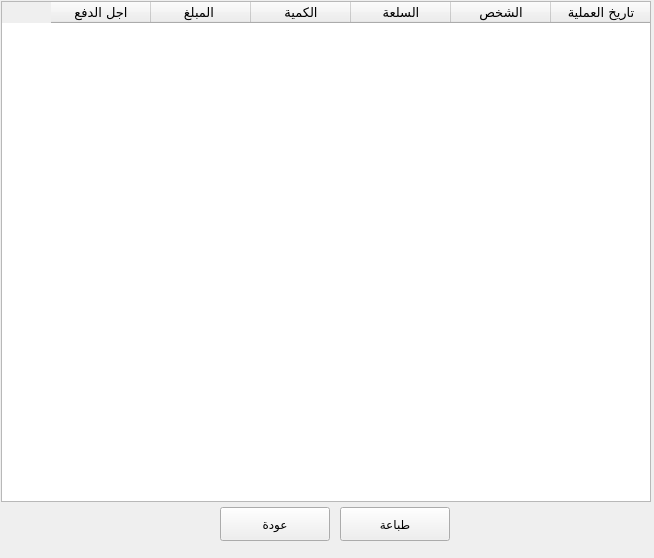
<?xml version="1.0" encoding="UTF-8"?>
<ui version="4.0">
 <class>Form</class>
 <widget class="QWidget" name="Form">
  <property name="geometry">
   <rect>
    <x>0</x>
    <y>0</y>
    <width>654</width>
    <height>558</height>
   </rect>
  </property>
  <property name="minimumSize">
   <size>
    <width>654</width>
    <height>558</height>
   </size>
  </property>
  <property name="maximumSize">
   <size>
    <width>654</width>
    <height>558</height>
   </size>
  </property>
  <property name="windowTitle">
   <string>Form</string>
  </property>
  <property name="styleSheet">
   <string notr="true">/*
ABOUT
===========================================================
version 1.7a
QT theme (stylesheet) specially developed for FreeCAD (http://www.freecadweb.org/).
It might work with other software that uses QT styling.


LICENSE
===========================================================
Copyright (c) 2015 Pablo Gil Fernández
The stylesheet barely uses code from Colin Duquesnoy &quot;generic QT stylesheet&quot;

This work is licensed under the Creative Commons Attribution-ShareAlike 4.0 International License.
To view a copy of this license, visit http://creativecommons.org/licenses/by-sa/4.0/.

 

CUSTOMIZATION
===========================================================
If you would like to change the overall look/style of the theme, just find and replace following colors in the whole file:
    background darker = #828282
    background dark and slighly darker = #a2a2a2
    background dark = #b6b6b6
    background normal and slighly darker = #e0e0e0
    background normal = #e6e6e6
    background light = #f5f5f5
    background lighter = #ffffff

    lists background = #d3d1cd
    lists background (alternate) = #cfcdc9
    lists backgrounds selection = #cbc9c4

    foreground = black

    selection darker = #9d7106
    selection dark = #e0a108
    selection normal = #f8bf36
    selection inbetween normal and light = #f9ca58 (used to build SpinBoxes)
    selection light = #fad57a
    selection lighter = #fce6b1
 
*/

/* RESET EVERYTHING */
QAbstractScrollArea,QCheckBox,QColumnView,QComboBox,QDateEdit,QDateTimeEdit,QDialog,QDialogButtonBox,QDockWidget,QDoubleSpinBox,QFrame,QGroupBox,QHeaderView,QLabel,QLineEdit,QListView,QListWidget,QMainWindow,QMenu,QMenuBar,QMessageBox,QProgressBar,QPushButton,QRadioButton,QScrollBar,QSizeGrip,QSlider,QSpinBox,QSplitter,QStatusBar,QTabBar,QTabWidget,QTableView,QTableWidget,QTextEdit,QTimeEdit,QToolBar,QToolButton,QToolBox,QToolTip,QTreeView,QTreeWidget,QWidget {
    padding: 0px;
    margin: 0px;
    border: 0px;
    border-style: none;
    background-color: #e6e6e6; /* set with default background color */
}

QMdiArea[showImage=&quot;true&quot;] {
    background-image: url(icons/background_freecad.png);
    background-position: center;
    background-repeat: no-repeat;
}

QProgressBar,
QProgressBar:horizontal {
    background: #d3d1cd;
    border: 1px solid #b6b6b6;
    text-align: center;
    padding: 1px;
    border-radius: 4px;
}
QProgressBar::chunk,
QProgressBar::chunk:horizontal {
    background-color: qlineargradient(spread:pad, x1:1, y1:0.545, x2:1, y2:0, stop:0 #e0a108, stop:1 #f8bf36);
    border-radius: 3px;
}

QToolTip {
    background-color: #828282;
    color: black;
    padding: 4px;
    border-radius: 4px;
}

QWidget {
    color: #828282;
    background-color: #e6e6e6;
    background-clip: border;
    border-image: none;
    outline: 0;
}

QWidget:focus {
    border: 1px solid #828282;
}

QWidget:disabled {
    color: #f5f5f5;
    background-color: #828282; /* same as QMenu background-color */
}

QMenuBar {
    color: #ffffff;
    background-color: #e0e0e0;
}

QMenuBar::item {
    background-color: #e0e0e0;
}

QMenuBar::item:selected {
    color: #9d7106;
    border: 1px solid #f8bf36;
    background-color: #f8bf36;
}

QMenuBar::item:pressed {
    color: #9d7106;
    border: 1px solid #fad57a;
    background-color: #fad57a;
    margin-bottom:-1px;
    padding-bottom:1px;
}

QMenu {
    color: #ffffff;
    background-color: #828282;
    margin: 2px;
    border: 1px solid transparent;
}

QMenu::icon {
    margin: 5px;
    border-style: none;
}

QMenu::right-arrow {
    image:url(icons/right_arrow_light.png);
}

QMenu::item {
    color: #ffffff;
    background-color: #828282;
    padding: 2px 30px 2px 30px;
    border: 1px solid #828282; /* reserve space for selection border */
}

QMenu::item:selected {
    color: #9d7106;
    background-color: #fad57a;
}

QMenu::separator {
    height: 1px;
    background-color: #b6b6b6;
    margin-top: 2px;
    margin-bottom: 2px;
    margin-left: 6px;
    margin-right: 6px;
}

QMenu::indicator:non-exclusive {
    color: #ffffff;
    background-color: #f5f5f5;
    border: 1px solid #828282;
    width: 11px;
    height: 11px;
    border-radius:2px;
}

QMenu::indicator:non-exclusive:checked {
    background-color: #e0a108;
    border: 1px solid #9d7106;
    image:url(icons/checkbox_light.png);
}

QGroupBox {
    color: #828282;
    font-weight: bold;
    border:1px solid blue;
    border-radius: 4px;
    margin-top: 20px;
    border-color: rgba(0, 0, 0, 20); /* lighter than &quot;QGroupBox&quot; border-color */
    background-color: rgba(255, 255, 255, 15);
}

QGroupBox::title {
    subcontrol-origin: margin;
    subcontrol-position: top left;
    padding-left: 10px;
    padding-right: 10px;
    padding-top: 10px;
    background-color: transparent;
}

QAbstractScrollArea {
    border-radius: 2px;
    border: 1px solid #3A3939;
    background-color: transparent;
}

QAbstractScrollArea::corner {
    border: none;
    background-color: #e6e6e6;
}

QScrollBar:horizontal {
    height: 15px;
    margin: 3px 15px 3px 15px;
    border: 1px transparent #828282;
    border-radius: 4px;
    background-color: #828282;
}

QScrollBar::handle:horizontal {
    background-color: #b6b6b6;
    min-width: 5px;
    border-radius: 4px;
}

QScrollBar::add-line:horizontal {
    margin: 1px 3px 0px 3px; /* 1px to correctly fit the 10px width image */
    border-image: url(icons/right_arrow_light.png);
    width: 6px;
    height: 10px;
    subcontrol-position: right;
    subcontrol-origin: margin;
}

QScrollBar::sub-line:horizontal {
    margin: 1px 3px 0px 3px; /* 1px to correctly fit the 10px width image */
    border-image: url(icons/left_arrow_light.png);
    height: 10px;
    width: 6px;
    subcontrol-position: left;
    subcontrol-origin: margin;
}

QScrollBar::add-line:horizontal:hover,
QScrollBar::add-line:horizontal:on {
    border-image: url(icons/right_arrow_lighter.png);
}


QScrollBar::sub-line:horizontal:hover,
QScrollBar::sub-line:horizontal:on {
    border-image: url(icons/left_arrow_lighter.png);
}

QScrollBar::up-arrow:horizontal,
QScrollBar::down-arrow:horizontal {
    background: none;
}


QScrollBar::add-page:horizontal,
QScrollBar::sub-page:horizontal {
    background: none;
}

QScrollBar:vertical {
    background-color: #828282;
    width: 15px;
    margin: 15px 3px 15px 3px;
    border: 1px transparent #828282;
    border-radius: 4px;
}

QScrollBar::handle:vertical {
    background-color: #b6b6b6;
    min-height: 5px;
    border-radius: 4px;
}

QScrollBar::sub-line:vertical {
    margin: 3px 0px 3px 1px; /* 1px to correctly fit the 10px width image */
    border-image: url(icons/up_arrow_light.png);
    height: 6px;
    width: 10px;
    subcontrol-position: top;
    subcontrol-origin: margin;
}

QScrollBar::add-line:vertical {
    margin: 3px 0px 3px 1px; /* 1px to correctly fit the 10px width image */
    border-image: url(icons/down_arrow_light.png);
    height: 6px;
    width: 10px;
    subcontrol-position: bottom;
    subcontrol-origin: margin;
}

QScrollBar::sub-line:vertical:hover,
QScrollBar::sub-line:vertical:on {
    border-image: url(icons/up_arrow_lighter.png);
}

QScrollBar::add-line:vertical:hover,
QScrollBar::add-line:vertical:on {
    border-image: url(icons/down_arrow_lighter.png);
}

QScrollBar::up-arrow:vertical,
QScrollBar::down-arrow:vertical {
    background: none;
}


QScrollBar::add-page:vertical,
QScrollBar::sub-page:vertical {
    background: none;
}

QTextEdit {
    color: #828282;
    background-color: #d3d1cd;
    border: 1px solid #b6b6b6;
    padding: 0px;
    margin: 0px;
}

QPlainTextEdit {
    color: #828282;
    background-color: #d3d1cd;
    border-radius: 2px;
    border: 1px solid #b6b6b6;
    padding: 0px;
    margin: 0px;
}

QSizeGrip {
    image: url(icons/sizegrip_light.png);
    width: 16px;
    height: 16px;
    background-color: transparent;
}

QRadioButton::indicator:unchecked{
    color: #828282;
    background-color: #f5f5f5;
    border: 1px solid #828282;
}

QRadioButton::indicator:checked {
    background-color: #e0a108;
    border: 1px solid #9d7106;
    image:url(icons/radiobutton_light.png);
}

QCheckBox,
QRadioButton,
QCheckBox:disabled,
QRadioButton:disabled {
    color: #828282;
    padding: 3px;
    outline: none;
    background-color: transparent;
}

QCheckBox::indicator,
QGroupBox::indicator {
    color: #ffffff;
    background-color: #f5f5f5;
    border: 1px solid #828282;
}

QCheckBox::indicator {
    width: 11px;
    height: 11px;
    border-radius:2px;
}

QRadioButton::indicator {
    width: 11px;
    height: 11px;
    border-radius: 6px;
}

QRadioButton::indicator:pressed,
QCheckBox::indicator:pressed,
QCheckBox::indicator:non-exclusive:checked:pressed,
QCheckBox::indicator:indeterminate:pressed,
QCheckBox::indicator:checked:pressed {
    border-color: #fce6b1;
}

QCheckBox::indicator:checked,
QGroupBox::indicator:checked {
    background-color: #e0a108;
    border: 1px solid #9d7106;
    image:url(icons/checkbox_light.png);
}

QCheckBox::indicator:disabled,
QRadioButton::indicator:disabled {
    border: 1px solid #b6b6b6;
}

QCheckBox:disabled,
QRadioButton::indicator:disabled {
    color: #b6b6b6;
    background-color: transparent;
}

QCheckBox::indicator:disabled,
QGroupBox::indicator:disabled,
QMenu::indicator:non-exclusive:disabled {
    background-color: #e6e6e6;
}

QCheckBox::indicator:indeterminate {
    background-color: #e0a108;
    border: 1px solid #9d7106;
    image: url(icons/checkbox_indeterminate_light.png);
}

QCheckBox:focus,
QRadioButton:focus {
    border: none;
}

QFrame,
QFrame:pressed,
QFrame:focus,
QFrame:on {
    border: 1px solid #e6e6e6;
    border-radius: 3px;
    padding: 0px;
}

/* border and background of QComboBox drop-down */
QComboBox QFrame,
QComboBox QFrame:pressed,
QComboBox QFrame:focus,
QComboBox QFrame:on {
    border: 1px solid #828282;
    background-color: #828282;
    padding: 0px;
    margin: 0px;
}

QFrame[frameShape=&quot;0&quot;] {
    border-radius: 3px;
}

QFrame[height=&quot;3&quot;],
QFrame[width=&quot;3&quot;] {
    border-color: transparent;
    background-color: transparent;
}

QFrame[height=&quot;3&quot;] {
    border-top-color: #b6b6b6;
}

QFrame[width=&quot;3&quot;] {
    border-left-color: #b6b6b6;
}

QPushButton {
    color: #ffffff;
    text-align: center;
    background-color: qlineargradient(spread:pad, x1:1, y1:0.545, x2:1, y2:0, stop:0 #b6b6b6, stop:1 #e6e6e6);
    border: 1px solid #828282;
    font: 9pt &quot;AlBattar&quot;;
    margin: 4px 8px 4px 8px;
    border-radius: 5px;
    min-width: 14px;
    min-height: 14px;
}

QPushButton:hover,
QPushButton:focus {
    color: black;
    background-color: qlineargradient(spread:pad, x1:1, y1:0.545, x2:1, y2:0, stop:0 #e0a108, stop:1 #f8bf36);
    border-color: #e0a108;
}

QPushButton:disabled,
QPushButton:disabled:checked {
    color: #b6b6b6;
    background-color: #e6e6e6;
    border-color: #b6b6b6;
}

QPushButton:pressed {
    background-color: #e0a108;
}

QPushButton:checked {
    background-color: #f8bf36;
    border-color: #e0a108;
}

/* Color Buttons */
Gui--ColorButton,
Gui--ColorButton:disabled {
    border-color: transparent;
    background-color: transparent;
    height: 24px;
    padding: 0px;
    margin: 0px;
}

Gui--ColorButton:hover {
    border-color: #e0e0e0;
    background-color: #e0e0e0;
}

/* Buttons inside the toolbar */
QToolBar QPushButton {
    background-color: qlineargradient(spread:pad, x1:1, y1:0.545, x2:1, y2:0, stop:0 #e0e0e0, stop:1 #e6e6e6);
    border: 1px solid #b6b6b6;
    min-width: 22px;
    min-height: 22px;
    margin-left: 2px;
    margin-right: 2px;
    margin-bottom: 3px; /*bigger margin to correctly separate buttons inside a vertical toolbar */
    margin-top: 1px;
    padding: 1px;
}

QToolBar QPushButton:hover,
QToolBar QPushButton:focus {
    color: #ffffff;
    background-color: qlineargradient(spread:pad, x1:1, y1:0.545, x2:1, y2:0, stop:0 #e0e0e0, stop:1 #e6e6e6);
    border: 1px solid #828282;
}

QToolBar QPushButton:disabled,
QToolBar QPushButton:disabled:checked {
    background-color: #e6e6e6;
    border-color: #e0e0e0;
}

QToolBar QPushButton:pressed {
    background-color: #b6b6b6;
    border-color: #b6b6b6;
}

QToolBar QPushButton:checked {
    background-color: qlineargradient(spread:pad, x1:1, y1:0.8, x2:1, y2:0, stop:0 #f8bf36, stop:1 #fad57a);
    border-color: #f8bf36;
}

QToolBar QPushButton:checked:hover,
QToolBar QPushButton:checked:focus {
    color: #ffffff;
    border: 1px solid #e0a108;
}

QToolBar {
    border: 1px transparent #393838;
    background-color: #e6e6e6;
    font-weight: bold;
    margin: 0px;
    padding: 0px;
}

QToolBar::handle:horizontal {
    background-image: url(icons/Hmovetoolbar_dark.png);
    width: 10px;
    margin: 6px 2px 6px 2px;
    background-position: top right;
    background-repeat: repeat-y;
}

QToolBar::handle:vertical {
    background-image: url(icons/Vmovetoolbar_dark.png);
    height: 10px;
    margin: 2px 6px 2px 6px;
    background-position: left bottom;
    background-repeat: repeat-x;
}

QToolBar::separator:horizontal {
    background-image: url(icons/separtoolbar_dark.png);
    width: 10px;
    margin: 6px 2px 6px 2px;
    background-position: center center;
    background-repeat: repeat-y;
}

QToolBar::separator:vertical {
    background-image: url(icons/separtoolbar_dark.png);
    height: 10px;
    margin: 2px 6px 2px 6px;
    background-position: center center;
    background-repeat: repeat-x;
}

QStackedWidget {
    background-color: #e6e6e6;
    border: 1px transparent #e6e6e6;
}

QAbstractSpinBox {
    color: #ffffff;
    border: 1px solid #b6b6b6; /* border top color defined after QAbstractSpinBox, QLineEdit and QComboBox */
    background-color: #b6b6b6;
    selection-color: black;
    selection-background-color: #f8bf36;
}

QAbstractSpinBox:disabled {
    color: #f5f5f5;
    background-color: #e0e0e0;
    border-color: #e0e0e0;
}

QAbstractSpinBox:up-button {
    background-color: qlineargradient(spread:pad, x1:1, y1:0.8, x2:1, y2:0, stop:0 #f9ca58, stop:1 #fad57a);
    subcontrol-origin: border;
    subcontrol-position: top right;
    border-top-right-radius: 3px;
    height: 13px;
    width: 20px;
}

QAbstractSpinBox:down-button {
    background-color: qlineargradient(spread:pad, x1:1, y1:0.8, x2:1, y2:0, stop:0 #f8bf36, stop:1 #f9ca58);
    subcontrol-origin: border;
    subcontrol-position: bottom right;
    border-bottom-right-radius: 3px;
    height: 13px;
    width: 20px;
}

QAbstractSpinBox:up-button:disabled,
QAbstractSpinBox:down-button:disabled {
    background-color: transparent;
}

QAbstractSpinBox::up-arrow {
    image: url(icons/up_arrow_light.png);
    top: 0px; /* fix simetry between up and down images */
}

QAbstractSpinBox::up-arrow:hover {
    image: url(icons/up_arrow_lighter.png);
}

QAbstractSpinBox::up-arrow:off {
    image: url(icons/up_arrow_disabled_dark.png);
}

QAbstractSpinBox::up-arrow:disabled {
    image: none;
}

QAbstractSpinBox::down-arrow {
    image: url(icons/down_arrow_light.png);
    bottom: -2px; /* fix simetry between up and down images */
}
QAbstractSpinBox::down-arrow:hover {
    image: url(icons/down_arrow_lighter.png);
}

QAbstractSpinBox::down-arrow:off {
    image: url(icons/down_arrow_disabled_dark.png);
}

QAbstractSpinBox::down-arrow:disabled {
    image: none;
}

QToolBar QAbstractSpinBox {
    margin-top: 0px;
    margin-bottom: 0px;
}

QLineEdit {
    color: #ffffff;
    background-color: #b6b6b6;
    selection-color: black;
    selection-background-color: #f8bf36;
    /* Padding and margin defined */
    border-style: solid;
    border: 1px solid #b6b6b6; /* border top color defined after QAbstractSpinBox, QLineEdit and QComboBox */
    border-radius: 3px;
}

QAbstractSpinBox:focus,
QLineEdit:focus,
QComboBox:focus {
    border-color: #fad57a;
}

QComboBox {
    color: #ffffff;
    background-color: #b6b6b6;
    selection-color: black;
    selection-background-color: #f8bf36;
    border: 1px solid #b6b6b6; /* border top color defined after QAbstractSpinBox, QLineEdit and QComboBox */
    border-radius: 3px;
}

QComboBox:on {
    color: black;
    background-color: #b6b6b6;
    border-color: #fad57a;
}

QComboBox::drop-down {
    subcontrol-origin: margin;
    subcontrol-position: top right;
    width: 20px;
    border-left-width: 1px;
    border-left-color: transparent;
    border-left-style: solid;
    border-top-right-radius: 3px;
    border-bottom-right-radius: 3px;
    background-color: qlineargradient(spread:pad, x1:1, y1:0.8, x2:1, y2:0, stop:0 #f8bf36, stop:1 #fad57a);
}

QComboBox::down-arrow {
    image: url(icons/down_arrow_light.png);
}

QComboBox::down-arrow:on,
QComboBox::down-arrow:hover,
QComboBox::down-arrow:focus {
    image: url(icons/down_arrow_lighter.png);
}

QComboBox QAbstractItemView {
    color: #ffffff;
    background-color: #828282;
    border-radius: 3px;
    margin: 0px;
    padding: 0px;
    border: none;
}

/* Common parameters for QAbstractSpinBox, QLineEdit and QComboBox */
QSpinBox,
QDoubleSpinBox,
QAbstractSpinBox,
QLineEdit,
QComboBox {
    border-top-color: #a2a2a2; /* Creates an inset effect inside the elements */
    padding: 2px 6px 2px 6px; /* This makes text colour work on QComboBox */
    margin: 0px 2px 0px 2px;
    min-width: 70px; /* it was 120 because of QCombobox... */
    border-radius: 3px;
}
/* end Common parameters */

QAbstractItemView {
    color: #828282;
    alternate-background-color: #cfcdc9; /* related with QListView background  */
    border: 1px solid #828282;
    border-radius: 3px;
    padding: 0px;
}

/* hack to deactivate changing background color when focus (due to QFrame generic transparent color) */
QAbstractItemView:selected,
QAbstractItemView:on,
QAbstractItemView:focus {
    background-color: #d3d1cd; /* same as QTable background color */
}

/* hack to hide weird redundant information inside the value of a Placement cell */
QTreeView QLabel,
QTreeView QLabel:disabled {
    color: transparent;
    background-color: transparent;
    border: none;
    border-radius: 0px;
    margin: 0px;
    padding: 0px;
}

QTreeView QLineEdit {
    color: #ffffff;
    border-color: #b6b6b6;
    background-color: #b6b6b6;
    selection-color: black;
    selection-background-color: #f8bf36;
}

/* hack to hide non editable cells inside Property values */
QTreeView QLineEdit:read-only,
QTreeView QLineEdit:disabled,
QTreeView QAbstractSpinBox:read-only,
QTreeView QAbstractSpinBox:disabled {
    color: transparent;
    border-color: transparent;
    background-color: transparent;
    selection-color: transparent;
    selection-background-color: transparent;
}

/* hack to disable margin inside Property values to following elements */
QTreeView QSpinBox,
QTreeView QDoubleSpinBox,
QTreeView QAbstractSpinBox,
QTreeView QLineEdit,
QTreeView QComboBox {
    margin-left: 0px;
    margin-right: 0px;
}

/* Pushbutton style for &quot;...&quot; inside Placement cell which launches Placement tool */
QTreeView QPushButton {
    background-color: qlineargradient(spread:pad, x1:1, y1:0.545, x2:1, y2:0, stop:0 #b6b6b6, stop:1 #e6e6e6);
    border-top: none;
    border-bottom: none;
    border-right: none;
    border-left: 1px solid #b6b6b6;
    border-radius: 0px;
    margin: 0px;
    padding: 0px;
    height: 24px;
}

/* Color Buttons inside the &quot;Properties window&quot; */
QAbstractItemView Gui--ColorButton {
    padding: 0px;
    margin: 0px;
    height: 10px;
}

QAbstractItemView QPushButton:hover {
    color: black;
    background-color: qlineargradient(spread:pad, x1:1, y1:0.545, x2:1, y2:0, stop:0 #e0a108, stop:1 #f8bf36);
    border-color: #e0a108;
}

QAbstractItemView QPushButton:disabled {
    color: transparent;
    background-color: transparent;
    border-color: transparent;
}

QLabel {
    border: 0px solid #828282;
}

QTabWidget{
    border: none;
}

QTabWidget:focus {
    border: none;
}

QTabWidget::pane {
    border: none;
    padding: 0px;
    background-color: #e6e6e6;
    position: absolute;
    top: -15px;
    padding-top: 15px;
}

QTabWidget::tab-bar {
    alignment: center;
}

QTabBar {
    qproperty-drawBase: 0;
    left: 5px;
    background-color: transparent;
}

QTabBar:focus {
    border: 0px transparent black;
}

QTabBar::close-button {
    padding: 0px;
    margin: 0px;
    border-radius: 2px;
    background-image: url(icons/close_dark.png);
    background-position: center center;
    background-repeat: none;
}

QTabBar::close-button:hover {
    background-color: #fad57a;
}

QTabBar::close-button:pressed {
    background-color: #fce6b1;
}

QTabBar::scroller { /* the width of the scroll buttons */
    width: 20px;
}

/* the scroll buttons are tool buttons */
QTabBar QToolButton,
QTabBar QToolButton:hover { 
    margin-top: 4px;
    margin-bottom: 4px;
    margin-left: 0px;
    margin-right: 0px;
    padding: 0px;
    border: none;
    background-color: #e6e6e6;
    border-radius: 0px;
}

QTabBar QToolButton::right-arrow:enabled {
     image: url(icons/right_arrow_light.png);
}

QTabBar QToolButton::right-arrow:disabled,
QTabBar QToolButton::right-arrow:off {
     image: url(icons/right_arrow_disabled_dark.png);
}

QTabBar QToolButton::right-arrow:hover {
     image: url(icons/right_arrow_lighter.png);
}

 QTabBar QToolButton::left-arrow:enabled {
     image: url(icons/left_arrow_light.png);
}

 QTabBar QToolButton::left-arrow:disabled,
 QTabBar QToolButton::left-arrow:off {
     image: url(icons/left_arrow_disabled_dark.png);
}

 QTabBar QToolButton::left-arrow:hover {
     image: url(icons/left_arrow_lighter.png);
}

 QTabBar QToolButton::up-arrow:enabled {
     image: url(icons/up_arrow_light.png);
}

 QTabBar QToolButton::up-arrow:disabled,
 QTabBar QToolButton::up-arrow:off {
     image: url(icons/up_arrow_disabled_dark.png);
}

 QTabBar QToolButton::up-arrow:hover {
     image: url(icons/up_arrow_lighter.png);
}

 QTabBar QToolButton::down-arrow:enabled {
     image: url(icons/down_arrow_light.png);
}

 QTabBar QToolButton::down-arrow:disabled,
 QTabBar QToolButton::down-arrow:off {
     image: url(icons/down_arrow_disabled_dark.png);
}

 QTabBar QToolButton::down-arrow:hover {
     image: url(icons/down_arrow_lighter.png);
}

/* TOP and BOTTOM TABS */
QTabBar::tab:top,
QTabBar::tab:bottom {
    color: #ffffff;
    border: 1px solid #b6b6b6;
    border-left-color: #e6e6e6;
    border-right-width: 0px;
    background-color: #b6b6b6;
    padding:5px 15px;
    margin-top: 4px;
    margin-bottom: 4px;
    position: center;
}

QTabBar::tab:top:first,
QTabBar::tab:bottom:first {
    border-top-left-radius: 6px;
    border-bottom-left-radius: 6px;
}

QTabBar::tab:top:last,
QTabBar::tab:bottom:last {
    border-top-right-radius: 6px;
    border-bottom-right-radius: 6px;
    border-right-width: 1px;
}

QTabBar::tab:top:selected,
QTabBar::tab:bottom:selected {
    color: black;
    background-color: qlineargradient(spread:pad, x1:1, y1:0.545, x2:1, y2:0, stop:0 #e0a108, stop:1 #f8bf36);
    border-color: #e0a108;
}

QTabBar::tab:top:!selected:hover,
QTabBar::tab:bottom:!selected:hover {
    color: black;
}

QTabBar::tab:top:only-one ,
QTabBar::tab:bottom:only-one {
    border: 1px solid #9d7106;
    border-radius: 6px;
}

/* LEFT and RIGHT TABS */
QTabBar::tab:left,
QTabBar::tab:right {
    color: #ffffff;
    border: 1px solid #b6b6b6;
    border-top-color: #e6e6e6;
    border-bottom-width: 0px;
    background-color: #b6b6b6;
    padding: 15px 5px;
    margin-left: 4px;
    margin-right: 4px;
    position: center;
}

QTabBar::tab:left:first,
QTabBar::tab:right:first {
    border-top-left-radius: 6px;
    border-top-right-radius: 6px;
}

QTabBar::tab:left:last,
QTabBar::tab:right:last {
    border-bottom-left-radius: 6px;
    border-bottom-right-radius: 6px;
    border-bottom-width: 1px;
}

QTabBar::tab:left:selected,
QTabBar::tab:right:selected {
    color: black;
    background-color: qlineargradient(spread:pad, x1:0.545, y1:1, x2:0, y2:1, stop:0 #e0a108, stop:1 #f8bf36);
    border-color: #e0a108;
}

QTabBar::tab:left:!selected:hover,
QTabBar::tab:right:!selected:hover {
    color: black;
}

QTabBar::tab:left:only-one ,
QTabBar::tab:right:only-one {
    border: 1px solid #9d7106;
    border-radius: 6px;
}

QDockWidget {
    color: #828282;
    border: 1px solid #e6e6e6;
    titlebar-close-icon: url(icons/close_dark.png);
    titlebar-normal-icon: url(icons/undock_dark.png);
}

QDockWidget::title {
    text-align: center;
    background-color: #e0e0e0;
    padding: 4px;
    border-radius: 4px;
}

QDockWidget::close-button,
QDockWidget::float-button {
    border: 1px transparent #e6e6e6;
    border-radius: 2px;
    background: transparent;
    subcontrol-origin: padding;
    subcontrol-position: right center;
}

QDockWidget::close-button {
    right: 4px;
}
    
QDockWidget::float-button {
    right: 22px;
}

QDockWidget::close-button:hover,
QDockWidget::float-button:hover {
    background: #f5f5f5;
}

QDockWidget::close-button:pressed,
QDockWidget::float-button:pressed {
    /*padding: 1px -1px -1px 1px;*/
    background-color: #e0e0e0;
}

QTreeView,
QListView {
    color: #828282;
    border: 1px solid #e6e6e6;
    border-radius: 4px;
    background-color: #d3d1cd;  /* related with alternate-background-color*/
    selection-color: black;
    selection-background-color: #f8bf36; /* should be similar to QListView::item selected background-color */
    show-decoration-selected: 1; /* make the selection span the entire width of the view */
    padding: 0px;
    margin: 0px 4px 0px 4px;
    min-width: 130px; /* hack to correctly align Preferences icon list  */
}

QListView,
QListView::item,
QListView QAbstractItemView {
    margin: 0px;
    icon-size: 20px; /* temporal */
    paint-alternating-row-colors-for-empty-area: 1;
    position: absolute;
    subcontrol-origin: margin;
    subcontrol-position: left top;
}

/* Control dropdown list margins of QComboBox */
QComboBox QTreeView,
QComboBox QListView {
    margin: 0px;
    padding: 0px;
}

QListView::item {
    border: 0px transparent #e6e6e6;
    border-radius: 4px;
    background-color: transparent;
    padding: 0px;
    margin: 0px;
    display: inline-block;
    position: relative;
}

QListView::item:selected,
QTreeView::item:selected  {
    color: black;
    background-color: #f8bf36; /* should be similar to QListView selection-background-color */
}

/* Branch system */
QTreeView::branch  {
    background: transparent;
}

QTreeView::branch:has-siblings:!adjoins-item  {
    border-image: url(icons/branch_vline.png) 0;
}

QTreeView::branch:has-siblings:adjoins-item  {
    border-image: url(icons/branch_more.png) 0;
}

QTreeView::branch:!has-children:!has-siblings:adjoins-item  {
    border-image: url(icons/branch_end.png) 0;
}

QTreeView::branch:closed:has-children:has-siblings  {
    image: url(icons/branch_closed_dark.png);
}

QTreeView::branch:has-children:!has-siblings:closed  {
    image: url(icons/branch_closed_dark.png);
    border-image: url(icons/branch_end.png) 0;
}

QTreeView::branch:open:has-children:has-siblings  {
    image: url(icons/branch_open_dark.png);
    border-image: url(icons/branch_more.png) 0;
}

QTreeView::branch:open:has-children:!has-siblings  {
    image: url(icons/branch_open_dark.png);
    border-image: url(icons/branch_end.png) 0;
}

QSlider,
QSlider:active,
QSlider:!active {
    border: none;
    background-color: transparent;
}

QSlider:horizontal {
    padding: 0px 10px;
}

QSlider:vertical {
    padding: 10px 0px;
}

QSlider::groove:horizontal {
    border: 1px solid #b6b6b6;
    background-color: #b6b6b6;
    height: 8px;
    border-radius: 5px;
    margin: 4px 0;
}

QSlider::groove:vertical {
    border: 1px solid #b6b6b6;
    background-color: #b6b6b6;
    width: 8px;
    border-radius: 5px;
    margin: 4px 0;
}

QSlider::groove:horizontal:disabled,
QSlider::groove:vertical:disabled {
    border-color:  #e0e0e0;
    background-color: #e0e0e0;
}

QSlider::handle:horizontal,
QSlider::handle:vertical {
    background-color: #828282;
    border: 1px solid #828282;
    width: 14px;
    height: 14px;
    border-radius: 8px;
}

QSlider::handle:horizontal {
    margin: -4px 0;
}

QSlider::handle:vertical {
    margin: 0 -4px;
}

QSlider::handle:horizontal:hover,
QSlider::handle:vertical:hover {
    border-color: #e0a108;
    background-color: #e0a108;
}

QSlider::handle:horizontal:pressed,
QSlider::handle:vertical:pressed {
    border-color: #9d7106;
    background-color: #9d7106;
}

QSlider::handle:horizontal:disabled,
QSlider::handle:vertical:disabled {
    border-color: #b6b6b6;
    background-color: #e6e6e6;
}

QToolButton {
    color: #ffffff;
    text-align: center;
    background-color: qlineargradient(spread:pad, x1:1, y1:0.545, x2:1, y2:0, stop:0 #b6b6b6, stop:1 #e6e6e6);
    border: 1px solid #828282;
    padding-top: 5px;
    padding-bottom: 5px;
    padding-left: 15px;
    padding-right: 15px;
    margin-top: 5px;
    margin-bottom: 5px;
    margin-left: 10px;
    margin-right: 10px;
    border-radius: 3px;
    outline: none;
}

QToolButton:hover,
QToolButton:focus {
    color: black;
    background-color: qlineargradient(spread:pad, x1:1, y1:0.545, x2:1, y2:0, stop:0 #e0a108, stop:1 #f8bf36);
    border-color: #e0a108;
}

QToolButton:disabled,
QToolButton:disabled:checked {
    color: #b6b6b6;
    background-color: #e6e6e6;
    border-color: #b6b6b6;
}

QToolButton:pressed {
    border-color: #fad57a;
}

QToolButton:checked {
    background-color: #f8bf36;
    border-color: #e0a108;
}

QToolButton::menu-indicator  {
    subcontrol-origin: padding;
    subcontrol-position: center right;
    right: 4px;
}

/*The &quot;show more&quot; button  (it can also be stylable with &quot;QToolBarExtension&quot; */
QToolButton#qt_toolbar_ext_button {
    border-radius: 0px;
    margin: 0px;
    padding: 0px;
    /*background-image: url(icons/more_dark.png);*/
    image: transparent;
    background-repeat: none;
    background-position: center left;
}

QToolButton#qt_toolbar_ext_button:hover {
    /*background-image: url(icons/more_light.png);*/
    border-color: #e0e0e0;
    background-color: #e0e0e0;
}

QToolButton#qt_toolbar_ext_button:on {
    /*background-image: url(icons/more_light.png);*/
    border-color: #e0e0e0;
    background-color: #e0e0e0;
}

/*Buttons inside the Toolbar*/
QToolBar QToolButton {
    color: #828282;
    background-color: #e6e6e6;
    border: 1px transparent #e6e6e6;
    border-radius: 3px;
    margin: 0px;
    padding: 2px;
}

QToolBar QToolButton:disabled {
    background-color: #e6e6e6;
}

QToolBar QToolButton:checked {
    color: #9d7106;
    background-color: #f8bf36;
    border: 1px solid #f8bf36;
}

QToolBar QToolButton:hover {
    background-color: #e6e6e6;
}

QToolBar QToolButton:pressed,
QToolBar QToolButton::menu-button:pressed {
    background-color: #e0e0e0;
    border: 1px solid #e0e0e0;
}


QToolBar QToolButton::menu-indicator:hover,
QToolBar QToolButton::menu-indicator:pressed {
    background-color: transparent;
}

/* the subcontrols below are used only in the MenuButtonPopup mode */
QToolBar QToolButton::menu-button {
    border: 1px transparent #4A4949;
    border-top-right-radius: 3px;
    border-bottom-right-radius: 3px;
    width: 16px; /* 16px width + 4px for border = 20px allocated above */
    outline: none;
    background-color: transparent;
}

QToolBar QToolButton::menu-button:hover,
QToolBar QToolButton::menu-button:active,
QToolBar QToolButton::menu-button:disabled {
    border-color: transparent;
    background-color: transparent;
}

QToolBar QToolButton::menu-arrow {
    background-image: url(icons/down_arrow_light.png);
    background-position: center center;
    background-repeat: none;
    subcontrol-origin: padding;
    subcontrol-position: bottom right;
    height: 10px; /* same as arrow image */
}

QToolBar QToolButton::menu-arrow:open {
    background-image: url(icons/down_arrow_lighter.png);
}

QToolBar:tear {
    color: blue;
    background-color: red;
}

QTableView {
    color: #828282;
    border: 1px solid #b6b6b6;
    gridline-color: #f5f5f5;
    background-color: #d3d1cd;
    selection-color: #828282;
    selection-background-color: #fce6b1;
    border-radius: 3px;
    padding: 0px;
    margin: 0px;
}

QTableView::item:hover  {
    background: #cbc9c4;
}

QTableView::item:disabled  {
    color: #e6e6e6;
}

QTableView::item:selected  {
    color: #9d7106;
    background-color: #fad57a;
}

/* when editing a cell: */
QTableView QLineEdit {
    color: #828282;
    background-color: #cfcdc9;
    border-radius: 0px;
    margin: 0px;
    padding: 0px;
}

QHeaderView {
    border: none;
    background-color: #828282;
    border-top-left-radius: 3px;
    border-top-right-radius: 3px;
    border-bottom-left-radius: 0px;
    border-bottom-right-radius: 0px;
    margin: 0px;
    padding: 0px;
}

QHeaderView::section  {
    background-color: transparent;
    color: #ffffff;
    border: 1px solid transparent;
    border-radius: 0px;
    text-align: center;
}

QHeaderView::section::vertical  {
    padding: 0px 6px 0px 6px;
    border-bottom: 1px solid #b6b6b6;
}

QHeaderView::section::vertical:first {
    border-top: 1px solid  #b6b6b6;
}

QHeaderView::section::vertical:last {
    border-bottom: none;
}

QHeaderView::section::vertical:only-one {
    border: none;
}

QHeaderView::section::horizontal  {
    padding: 0px 0px 0px 6px;
    border-right: 1px solid #b6b6b6;
}

QHeaderView::section::horizontal:first {
    border-left: 1px solid #b6b6b6;
}

QHeaderView::section::horizontal:last {
    border-left: none;
}

QHeaderView::section::horizontal:only-one {
    border: none;
}

QDockWidget QHeaderView::section {
    border-width: 6px 1px 6px 1px; /* hack to bigger margin for Model Panel table headers */
}

QHeaderView::section:checked {
    color: #9d7106;
    background-color: #fad57a;
}

 /* style the sort indicator */
QHeaderView::down-arrow {
    image: url(icons/down_arrow_light.png);
}

QHeaderView::up-arrow {
    image: url(icons/up_arrow_light.png);
}

QTableCornerButton::section {
    background-color: #828282;
    border: 1px solid #828282;
    border-radius: 0px;
}

QToolBox  {
    padding: 3px;
    color: #9d7106;
    border: none;
}

QToolBox::tab { /* TODO */
    color: #ffffff;
    background-color: #b6b6b6;
    border: 1px transparent #828282;
    border-bottom: 1px transparent #b6b6b6;
    border-top-left-radius: 5px;
    border-top-right-radius: 5px;
    padding: 5px;
}

QToolBox::tab:selected { /* italicize selected tabs */
    color: #9d7106;
    font: italic;
    background-color: #f8bf36;
    border-color: #f8bf36;
 }

QStatusBar::item {
    color: #ffffff;
    background-color: #e6e6e6;
    border: 1px solid #e6e6e6;
    border-radius: 2px;
}

QSplitter::handle {
    background-color: #e6e6e6;
    margin: 0px 11px;
    padding: 0px;
    border-radius: 3px;
}

QSplitter::handle:vertical {
    background-image: url(icons/splitter_horizontal_dark.png);
    background-position: center center;
    background-repeat: none;
    margin: 2px 10px 2px 10px;
    height: 2px;
}

QSplitter::handle:horizontal {
    background-image: url(icons/splitter_horizontal_dark.png);
    background-position: center center;
    background-repeat: none;
    margin: 10px 2px 10px 2px;
    width: 2px;
}

QSplitter::handle:horizontal:hover,
QSplitter::handle:vertical:hover {
    background-color: #e6e6e6;
}

/* Similar to the splitter is the following window separator: */
QMainWindow::separator {
    border: 1px solid #e6e6e6;
    background-color: #e6e6e6;
    background-position: center center;
    background-repeat: none;
}

QMainWindow::separator:hover {
    background-color: #e6e6e6;
}

QMainWindow::separator:horizontal {
    height: 4px;
    background-image: url(icons/splitter_horizontal_dark.png);
}

QMainWindow::separator:vertical {
    width: 4px;
    background-image: url(icons/splitter_vertical_dark.png);
}

QLabel {
    padding-top: 3px;
    padding-bottom: 3px;
    background-color: transparent;
}

QLabel:disabled {
    color: #b6b6b6;
    background-color: transparent;
}

/* Action group */
QFrame[class=&quot;panel&quot;] {
    border: none;
    background-color: #e6e6e6;
}

QSint--ActionGroup QFrame[class=&quot;header&quot;] {
    border: none;
    background-color: #828282;
    border-top-left-radius: 3px;
    border-top-right-radius: 3px;
    border-bottom-left-radius: 0px;
    border-bottom-right-radius: 0px;
    margin: 0px;
    padding: 0px;
}

QSint--ActionGroup QFrame[class=&quot;header&quot;]:hover {
    background-color: qlineargradient(spread:pad, x1:1, y1:0.545, x2:1, y2:0, stop:0 #e0a108, stop:1 #f8bf36);
}

QSint--ActionGroup QToolButton[class=&quot;header&quot;] {
    text-align: left;
    font-weight: bold;
    color: #ffffff;
    background-color: transparent;
    border: none;
    margin: 0px;
    padding: 0px;
}

QSint--ActionGroup QToolButton[class=&quot;header&quot;]:hover {
    color: black;
}

QSint--ActionGroup QFrame[class=&quot;header&quot;] QLabel {
    background-color: transparent;
    background-image: url(icons/down_arrow_light.png);
    background-repeat: none;
    background-position: center center;
    padding: 0px;
    margin: 0px;
}

QSint--ActionGroup QFrame[class=&quot;header&quot;] QLabel:hover {
    background-color: transparent;
    background-image: url(icons/down_arrow_lighter.png);
}

QSint--ActionGroup QFrame[class=&quot;header&quot;] QLabel[fold=&quot;true&quot;] {
    background-color: transparent;
    background-image: url(icons/up_arrow_light.png);
    background-repeat: none;
    background-position: center center;
    padding: 0px;
    margin: 0px;
}

QSint--ActionGroup QFrame[class=&quot;header&quot;] QLabel[fold=&quot;true&quot;]:hover {
    background-color: transparent;
    background-image: url(icons/up_arrow_lighter.png);
}

QSint--ActionGroup QFrame[class=&quot;content&quot;] {
    background-color: #d3d1cd;
    margin: 0px;
    padding: 0px;
    border: none;
    border-top-left-radius: 0px;
    border-top-right-radius: 0px;
    border-bottom-left-radius: 3px;
    border-bottom-right-radius: 3px;
}

/* HACK
This might not be the best way to reset the background color: */
QSint--ActionGroup QFrame[class=&quot;content&quot;] QWidget {
    background-color: transparent;
}

QSint--ActionGroup QFrame[class=&quot;content&quot;] QPushButton {
    background-color: qlineargradient(spread:pad, x1:1, y1:0.545, x2:1, y2:0, stop:0 #b6b6b6, stop:1 #e6e6e6);
}

QSint--ActionGroup QFrame[class=&quot;content&quot;] QPushButton:hover,
QSint--ActionGroup QFrame[class=&quot;content&quot;] QPushButton:focus {
    background-color: qlineargradient(spread:pad, x1:1, y1:0.545, x2:1, y2:0, stop:0 #e0a108, stop:1 #f8bf36);
}

QSint--ActionGroup QFrame[class=&quot;content&quot;] QPushButton:disabled,
QSint--ActionGroup QFrame[class=&quot;content&quot;] QPushButton:disabled:checked {
    color: #d3d1cd;
    border-color: #f5f5f5;
    background-color: #f5f5f5;
}
QSint--ActionGroup QFrame[class=&quot;content&quot;] QPushButton:checked {
    background-color: #f8bf36;
}

QSint--ActionGroup QFrame[class=&quot;content&quot;] QComboBox {
    background-color: #b6b6b6;
}

QSint--ActionGroup QFrame[class=&quot;content&quot;] QComboBox:on {
    background-color: #b6b6b6;
}

QSint--ActionGroup QFrame[class=&quot;content&quot;] QComboBox QAbstractItemView {
    border-color: #828282;
    background-color: #828282;
}

QSint--ActionGroup QFrame[class=&quot;content&quot;] QListView {
    border-color: #cbc9c4;
    background-color: #cbc9c4;
}

QSint--ActionGroup QFrame[class=&quot;content&quot;] QAbstractSpinBox {
    background-color: #b6b6b6;
}

QSint--ActionGroup QFrame[class=&quot;content&quot;] QLineEdit {
    background-color: #b6b6b6;
}

QSint--ActionGroup QFrame[class=&quot;content&quot;] QComboBox:disabled,
QSint--ActionGroup QFrame[class=&quot;content&quot;] QAbstractSpinBox:disabled,
QSint--ActionGroup QFrame[class=&quot;content&quot;] QLineEdit:disabled {
    color: #d3d1cd;
    border-color: #f5f5f5;
    background-color: #f5f5f5;
}

QSint--ActionGroup QFrame[class=&quot;content&quot;] QCheckBox:disabled,
QSint--ActionGroup QFrame[class=&quot;content&quot;] QRadioButton:disabled {
    color: #f5f5f5;
    border-color: #f5f5f5;
}

QSint--ActionGroup QFrame[class=&quot;content&quot;] QCheckBox::indicator:disabled,
QSint--ActionGroup QFrame[class=&quot;content&quot;] QRadioButton::indicator:disabled {
    border-color: #f5f5f5;
    background-color: transparent;
}

QSint--ActionGroup QFrame[class=&quot;content&quot;] QHeaderView {
    border: none;
    background-color: #828282;
    border-radius: 0px;
    margin: 0px;
    padding: 0px;
}

QSint--ActionGroup QFrame[class=&quot;content&quot;] QHeaderView::section  {
    background-color: transparent;
    color: #ffffff;
    border: 1px solid transparent;
    border-radius: 0px;
    text-align: center;
}

QSint--ActionGroup QFrame[class=&quot;content&quot;] QHeaderView::section::horizontal  {
    padding: 6px 0px 6px 6px;
    border-right: 1px solid #b6b6b6;
}

QSint--ActionGroup QFrame[class=&quot;content&quot;] QHeaderView::section::horizontal:first {
    border-left: 1px solid #e6e6e6;
}

QSint--ActionGroup QFrame[class=&quot;content&quot;] QHeaderView::section::horizontal:last {
    border-left: none;
}

QSint--ActionGroup QFrame[class=&quot;content&quot;] QHeaderView::section::horizontal:only-one {
    border: none;
}
/* enf of HACK */

QSint--ActionGroup QToolButton[class=&quot;action&quot;],
QSint--ActionGroup QToolButton[class=&quot;action&quot;]:enabled {
    font-weight: bold;
    color: #b6b6b6;
}

QSint--ActionGroup QToolButton[class=&quot;action&quot;]:hover,
QSint--ActionGroup QToolButton[class=&quot;action&quot;]:enabled:hover {
    text-decoration: none;
    color: #828282;
    background-color: #cbc9c4;
    border-color: #cbc9c4;
}

QSint--ActionGroup QToolButton[class=&quot;action&quot;]:disabled {
    color: #e6e6e6;
    background-color: #cbc9c4;
    border-color: #cbc9c4;
}

QSint--ActionGroup QToolButton[class=&quot;action&quot;]:focus,
QSint--ActionGroup QToolButton[class=&quot;action&quot;]:pressed
QSint--ActionGroup QToolButton[class=&quot;action&quot;]:enabled:focus,
QSint--ActionGroup QToolButton[class=&quot;action&quot;]:enabled:pressed {
    color: black;
    background-color: qlineargradient(spread:pad, x1:1, y1:0.545, x2:1, y2:0, stop:0 #e0a108, stop:1 #f8bf36);
    border-color: #e0a108;
}

QSint--ActionGroup QToolButton[class=&quot;action&quot;]:on {
    background-color: red;
    color: red;
}</string>
  </property>
  <widget class="QPushButton" name="back_from_history">
   <property name="geometry">
    <rect>
     <x>220</x>
     <y>507</y>
     <width>110</width>
     <height>34</height>
    </rect>
   </property>
   <property name="font">
    <font>
     <family>AlBattar</family>
     <pointsize>9</pointsize>
     <weight>50</weight>
     <italic>false</italic>
     <bold>false</bold>
    </font>
   </property>
   <property name="text">
    <string>عودة</string>
   </property>
  </widget>
  <widget class="QTableWidget" name="kridi_history_table">
   <property name="geometry">
    <rect>
     <x>1</x>
     <y>1</y>
     <width>650</width>
     <height>501</height>
    </rect>
   </property>
   <property name="layoutDirection">
    <enum>Qt::RightToLeft</enum>
   </property>
   <column>
    <property name="text">
     <string>تاريخ العملية</string>
    </property>
    <property name="font">
     <font>
      <family>Dimnah</family>
      <pointsize>10</pointsize>
     </font>
    </property>
   </column>
   <column>
    <property name="text">
     <string>الشخص</string>
    </property>
    <property name="font">
     <font>
      <family>Dimnah</family>
      <pointsize>10</pointsize>
     </font>
    </property>
   </column>
   <column>
    <property name="text">
     <string>السلعة</string>
    </property>
    <property name="font">
     <font>
      <family>Dimnah</family>
      <pointsize>10</pointsize>
     </font>
    </property>
   </column>
   <column>
    <property name="text">
     <string>الكمية</string>
    </property>
    <property name="font">
     <font>
      <family>Dimnah</family>
      <pointsize>10</pointsize>
     </font>
    </property>
   </column>
   <column>
    <property name="text">
     <string>المبلغ </string>
    </property>
    <property name="font">
     <font>
      <family>Dimnah</family>
      <pointsize>10</pointsize>
     </font>
    </property>
   </column>
   <column>
    <property name="text">
     <string>اجل الدفع</string>
    </property>
    <property name="font">
     <font>
      <family>Dimnah</family>
      <pointsize>10</pointsize>
     </font>
    </property>
   </column>
  </widget>
  <widget class="QPushButton" name="print_history">
   <property name="geometry">
    <rect>
     <x>340</x>
     <y>507</y>
     <width>110</width>
     <height>34</height>
    </rect>
   </property>
   <property name="font">
    <font>
     <family>AlBattar</family>
     <pointsize>9</pointsize>
     <weight>50</weight>
     <italic>false</italic>
     <bold>false</bold>
    </font>
   </property>
   <property name="text">
    <string>طباعة</string>
   </property>
  </widget>
 </widget>
 <resources/>
 <connections/>
</ui>
